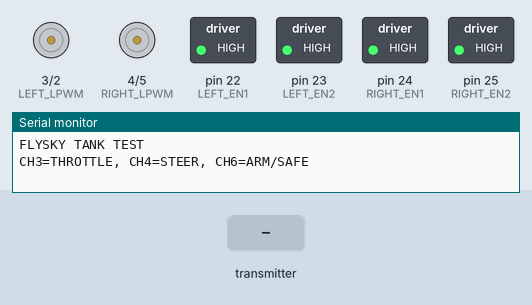
Bench run of a sketch on a simulated Arduino Mega 2560, built with avr-gcc and run on an emulated ATmega2560. Parts: motor-driver pin pairs drawn as motors (green arrow = first pin HIGH = forward, orange = second pin HIGH = backward, longer = more drive), switched loads named in the sketch (green lamp = pin HIGH), the last lines printed to the serial monitor. The test bench sets the inputs (shaded band).

Above: at 1.2 s.
1.3 s: the transmitter starts sending readChannel.5 = 2000
3.2 s: the transmitter starts sending readChannel.3 = 1000
At 4.2 s:
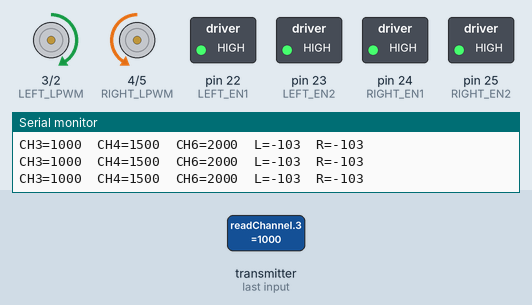
5.0 s: the transmitter starts sending readChannel.3 = 2000
At 6.9 s:
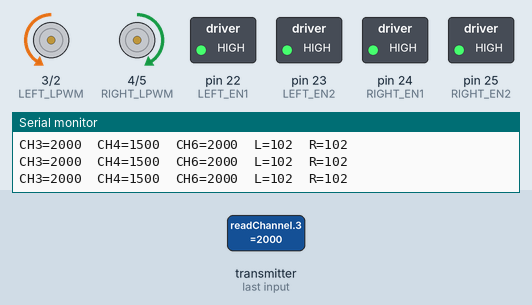
7.2 s: the transmitter starts sending readChannel.2 = 1000
At 8.8 s:
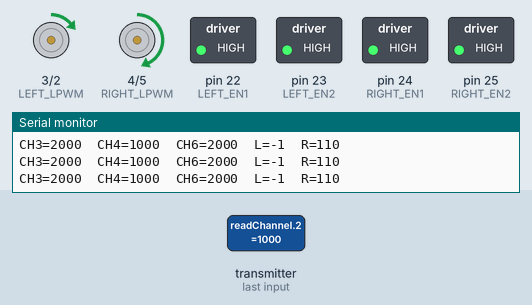
9.1 s: the transmitter starts sending readChannel.2 = 2000
At 10.7 s:
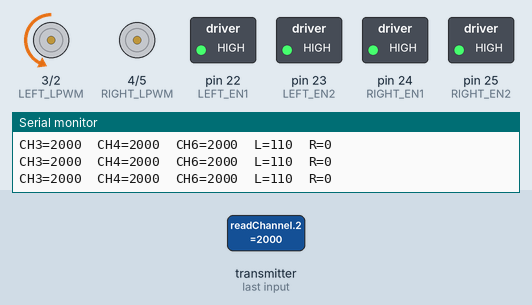
11.0 s: the transmitter starts sending readChannel.3 = 1250
At 12.4 s:
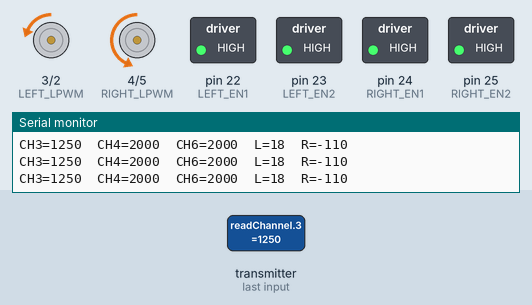
Timing chart, 0 to 13.9 s (numbered marks = the images above; inputs shaded):
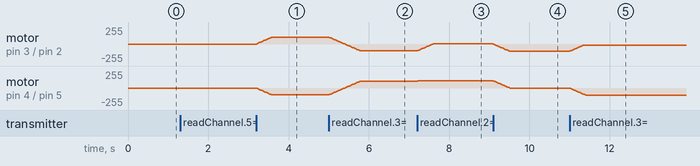

The sketch:

tracked_platform_control.ino
```cpp
#include <IBusBM.h>

IBusBM ibus;

// =====================================
// ПИНЫ
// =====================================
const int LEFT_LPWM  = 3;
const int LEFT_RPWM  = 2;

const int RIGHT_LPWM = 4;
const int RIGHT_RPWM = 5;

const int LEFT_EN1   = 22;
const int LEFT_EN2   = 23;
const int RIGHT_EN1  = 24;
const int RIGHT_EN2  = 25;

// =====================================
// КАНАЛЫ ПУЛЬТА
// =====================================
const int CH_THR   = 3;   // CH3 - газ
const int CH_STEER = 2;   // CH4 - поворот
const int CH_ARM   = 5;   // CH6 / SwC

// =====================================
// ЦЕНТРЫ
// Сначала ставим стандартные, потом поправим по Serial
// =====================================
const int CENTER_THR   = 1500;
const int CENTER_STEER = 1500;

// =====================================
// НАСТРОЙКИ
// =====================================
const int DEADZONE_THR   = 140;
const int DEADZONE_STEER = 120;

const int MAX_PWM_LIMIT = 110;
const int MIN_PWM_START = 65;
const int SLEW_STEP     = 6;

const int ARM_THRESHOLD = 1700;
const int CH_MIN_VALID  = 850;
const int CH_MAX_VALID  = 2150;

// =====================================
int currentLeftPWM  = 0;
int currentRightPWM = 0;

// =====================================
bool channelsAreValid(int a, int b, int d) {
  return (a >= CH_MIN_VALID && a <= CH_MAX_VALID &&
          b >= CH_MIN_VALID && b <= CH_MAX_VALID &&
          d >= CH_MIN_VALID && d <= CH_MAX_VALID);
}

bool isArmed(int chArm) {
  return chArm > ARM_THRESHOLD;
}

int applyDeadzone(int value, int center, int deadzone) {
  int delta = value - center;
  if (abs(delta) < deadzone) return 0;
  return delta;
}

int mapDeltaToPWM(int delta, int inRange, int outMax) {
  delta = constrain(delta, -inRange, inRange);
  int pwm = map(delta, -inRange, inRange, -outMax, outMax);

  if (pwm > 0) {
    pwm = map(pwm, 1, outMax, MIN_PWM_START, outMax);
  } else if (pwm < 0) {
    pwm = map(pwm, -outMax, -1, -outMax, -MIN_PWM_START);
  }

  return pwm;
}

int slewToTarget(int currentValue, int targetValue, int stepSize) {
  if (currentValue < targetValue) {
    currentValue += stepSize;
    if (currentValue > targetValue) currentValue = targetValue;
  } else if (currentValue > targetValue) {
    currentValue -= stepSize;
    if (currentValue < targetValue) currentValue = targetValue;
  }
  return currentValue;
}

void stopMotors() {
  currentLeftPWM = 0;
  currentRightPWM = 0;

  analogWrite(LEFT_LPWM, 0);
  analogWrite(LEFT_RPWM, 0);
  analogWrite(RIGHT_LPWM, 0);
  analogWrite(RIGHT_RPWM, 0);
}

void driveOneMotor(int lpwmPin, int rpwmPin, int pwmValue) {
  pwmValue = constrain(pwmValue, -255, 255);

  if (pwmValue > 0) {
    analogWrite(lpwmPin, pwmValue);
    analogWrite(rpwmPin, 0);
  } else if (pwmValue < 0) {
    analogWrite(lpwmPin, 0);
    analogWrite(rpwmPin, -pwmValue);
  } else {
    analogWrite(lpwmPin, 0);
    analogWrite(rpwmPin, 0);
  }
}

void setup() {
  Serial.begin(115200);
  Serial1.begin(115200);
  ibus.begin(Serial1);

  pinMode(LEFT_LPWM, OUTPUT);
  pinMode(LEFT_RPWM, OUTPUT);
  pinMode(RIGHT_LPWM, OUTPUT);
  pinMode(RIGHT_RPWM, OUTPUT);

  pinMode(LEFT_EN1, OUTPUT);
  pinMode(LEFT_EN2, OUTPUT);
  pinMode(RIGHT_EN1, OUTPUT);
  pinMode(RIGHT_EN2, OUTPUT);

  digitalWrite(LEFT_EN1, HIGH);
  digitalWrite(LEFT_EN2, HIGH);
  digitalWrite(RIGHT_EN1, HIGH);
  digitalWrite(RIGHT_EN2, HIGH);

  stopMotors();

  Serial.println("FLYSKY TANK TEST");
  Serial.println("CH3=THROTTLE, CH4=STEER, CH6=ARM/SAFE");
}

void loop() {
  ibus.loop();

  int chThr   = ibus.readChannel(CH_THR);   // CH3
  int chSteer = ibus.readChannel(CH_STEER); // CH4
  int chArm   = ibus.readChannel(CH_ARM);   // CH6

  if (!channelsAreValid(chThr, chSteer, chArm) || !isArmed(chArm)) {
    stopMotors();
    delay(20);
    return;
  }

  int thrDelta   = applyDeadzone(chThr, CENTER_THR, DEADZONE_THR);
  int steerDelta = applyDeadzone(chSteer, CENTER_STEER, DEADZONE_STEER);

  int thrPWM = 0;
  int steerPWM = 0;

  if (thrDelta != 0) {
    thrPWM = mapDeltaToPWM(thrDelta, 600, MAX_PWM_LIMIT);
  }

  if (steerDelta != 0) {
    steerPWM = mapDeltaToPWM(steerDelta, 600, MAX_PWM_LIMIT);
  }

  int targetLeftPWM  = thrPWM + steerPWM;
  int targetRightPWM = thrPWM - steerPWM;

  targetLeftPWM  = constrain(targetLeftPWM,  -MAX_PWM_LIMIT, MAX_PWM_LIMIT);
  targetRightPWM = constrain(targetRightPWM, -MAX_PWM_LIMIT, MAX_PWM_LIMIT);

  currentLeftPWM  = slewToTarget(currentLeftPWM,  targetLeftPWM,  SLEW_STEP);
  currentRightPWM = slewToTarget(currentRightPWM, targetRightPWM, SLEW_STEP);

  // Левая сторона инвертирована
  driveOneMotor(LEFT_LPWM, LEFT_RPWM, -currentLeftPWM);
  driveOneMotor(RIGHT_LPWM, RIGHT_RPWM, currentRightPWM);

  Serial.print("CH3=");
  Serial.print(chThr);
  Serial.print("\tCH4=");
  Serial.print(chSteer);
  Serial.print("\tCH6=");
  Serial.print(chArm);
  Serial.print("\tL=");
  Serial.print(currentLeftPWM);
  Serial.print("\tR=");
  Serial.println(currentRightPWM);

  delay(20);
}
```

Measured:
- after the input at 3.2 s, motor on pin 3 (LEFT_LPWM) / pin 2 (LEFT_RPWM): moves from stopped to forward 103/255 over 0.39 s, starting at once; motor on pin 4 (RIGHT_LPWM) / pin 5 (RIGHT_RPWM): moves from stopped to backward 103/255 over 0.39 s, starting at once
- after the input at 5.0 s, motor on pin 3 (LEFT_LPWM) / pin 2 (LEFT_RPWM): moves from forward 103/255 to backward 102/255 over 0.78 s, starting at once; motor on pin 4 (RIGHT_LPWM) / pin 5 (RIGHT_RPWM): moves from backward 103/255 to forward 102/255 over 0.78 s, starting at once
- after the input at 7.2 s, motor on pin 3 (LEFT_LPWM) / pin 2 (LEFT_RPWM): moves from backward 102/255 to forward 1/255 over 0.39 s, starting at once; motor on pin 4 (RIGHT_LPWM) / pin 5 (RIGHT_RPWM): forward 102/255 → forward 110/255 at once
- after the input at 9.1 s, motor on pin 3 (LEFT_LPWM) / pin 2 (LEFT_RPWM): moves from forward 1/255 to backward 110/255 over 0.41 s, starting at once; motor on pin 4 (RIGHT_LPWM) / pin 5 (RIGHT_RPWM): moves from forward 110/255 to stopped over 0.41 s, starting at once
- after the input at 11.0 s, motor on pin 3 (LEFT_LPWM) / pin 2 (LEFT_RPWM): moves from backward 110/255 to backward 18/255 over 0.34 s, starting at once; motor on pin 4 (RIGHT_LPWM) / pin 5 (RIGHT_RPWM): moves from stopped to backward 110/255 over 0.41 s, starting at once
